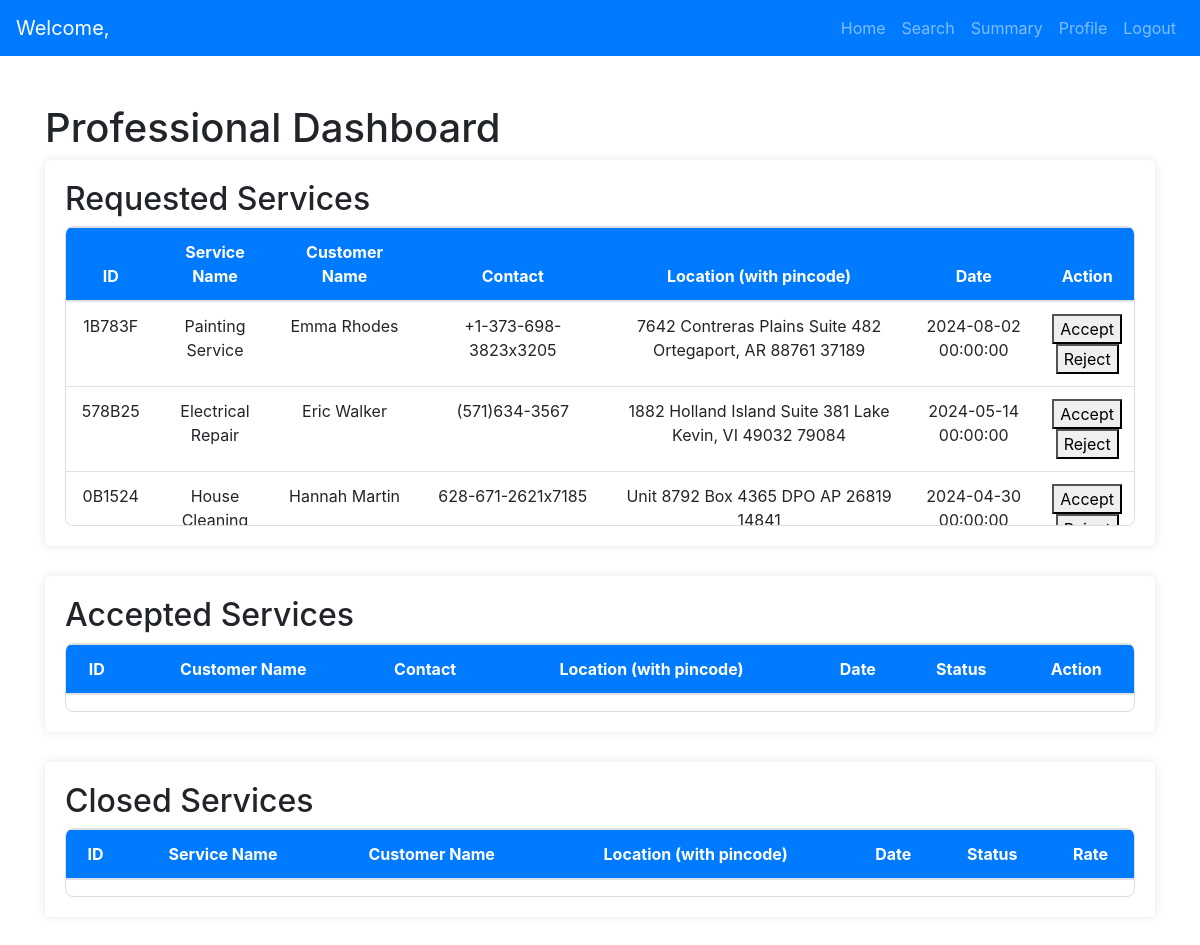
Page /professional_dashboard on the earlier database version.
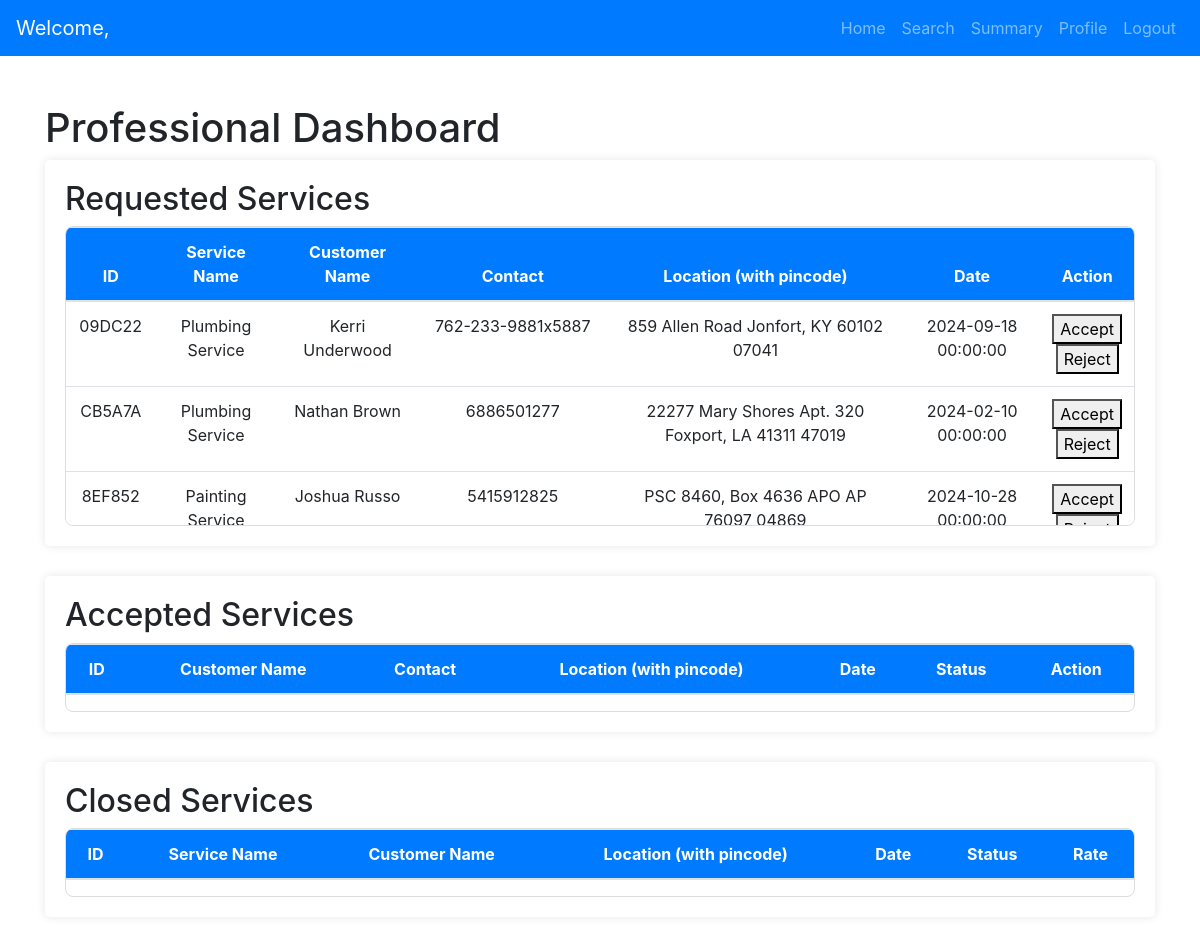
Same page on the later database version.
### models.py (models this page shows, shortened)
class Request(db.Model):
    __tablename__ = 'requests'
    id = db.Column(db.String(6), primary_key=True, default=generate_unique_id, unique=True)
    customer_id = db.Column(db.String(6), db.ForeignKey('customers.id'), nullable=False)
    professional_id = db.Column(db.String(6), db.ForeignKey('professionals.id'), nullable=True)
    service_id = db.Column(db.String(6), db.ForeignKey('services.id', ondelete="SET NULL"), nullable=True)
    status = db.Column(db.String(50), nullable=False)  # Pending, In Progress, Completed
    request_date = db.Column(db.DateTime, nullable=False)
    completion_date = db.Column(db.DateTime, nullable=True)
    rejected_by = db.Column(db.JSON, default=list)
    professional = db.relationship('Professional', backref='requests')
    service = db.relationship('Service', back_populates='requests')
    customer = db.relationship('Customer', backref='requests')

class Service(db.Model):
    __tablename__ = 'services'
    id = db.Column(db.String(6), primary_key=True, default=generate_unique_id, unique=True)
    service_name = db.Column(db.String(100), nullable=False)
    service_description = db.Column(db.Text, nullable=True)
    price = db.Column(db.Float, nullable=False)
    duration = db.Column(db.Float, nullable=True)  # Use Float if you need fractional hours # Add duration (only date) column
    requests = db.relationship('Request', back_populates='service', lazy=True, passive_deletes=True)

class User(db.Model):
    __tablename__ = 'users'
    id = db.Column(db.String(6), primary_key=True, default=generate_unique_id, unique=True)
    name = db.Column(db.String(150), nullable=False)
    email = db.Column(db.String(150), unique=True, nullable=False)
    _password = db.Column("password", db.String(500), nullable=False)
    address = db.Column(db.String(300), nullable=True)
    pincode = db.Column(db.String(10), nullable=True)
    phone_number = db.Column(db.String(15), nullable=True)
    role = db.Column(db.String(50), nullable=False)  # Customer or Professional
    __mapper_args__ = {
    'polymorphic_identity': 'user',
    'polymorphic_on': role,  # This allows loading unknown roles without crashing
    }
    @property
    def password(self):
        raise AttributeError("Password is not readable!")
    @password.setter
    def password(self, password):
        self._password = generate_password_hash(password, method="pbkdf2:sha256")

### app.py (the view)
@app.route('/professional_dashboard')
def professional_dashboard():
    professional_id = session.get('user_id')
    professional = db.session.get(Professional, professional_id)
    all_requested_services = Request.query.filter(
        Request.status == 'requested',
        Request.professional_id.is_(None)
    ).all()
    requested_services = [
        request for request in all_requested_services
        if professional_id not in (request.rejected_by or [])
    ]
    accepted_services = Request.query.filter(
        Request.professional_id == professional_id,
        Request.status.in_(['pending', 'in progress'])
    ).all()
    closed_services = Request.query.filter(
        Request.professional_id == professional_id,
        Request.status.in_(['review pending', 'closed'])
    ).all()
    print("DEBUG: Requested Services for Professional Dashboard:")
    for request in requested_services:
        print(f"Service ID: {request.id}, Status: {request.status}, Professional ID: {request.professional_id}")
    return render_template(
        'professional/professional_dashboard.html',
        professional=professional,
        requested_services=requested_services,
        accepted_services=accepted_services,
        closed_services=closed_services
    )

### templates/professional/professional_dashboard.html (shortened to what this page needs)
<!DOCTYPE html>
<html lang="en">
<head>
    <link href="https://stackpath.bootstrapcdn.com/bootstrap/4.5.2/css/bootstrap.min.css" rel="stylesheet">
</head>
<body>
    {% extends 'base.html' %}
    {% block navbar %}
        {% include 'navbars/professional_navbar.html' %}
    {% endblock %}
    {% block content %}
    <div class="container mt-5">
        <h1>Professional Dashboard</h1>
        <div class="container-box">
            <h2>Requested Services</h2>
            <div class="table-container">
                <table class="table table-hover">
                    <thead>
                        <tr>
                            <th>ID</th>
                            <th>Service Name</th>
                            <th>Customer Name</th>
                            <th>Contact</th>
                            <th>Location (with pincode)</th>
                            <th>Date</th>
                            <th>Action</th>
                        </tr>
                    </thead>
                    <tbody>
                        {% for request in requested_services %}
                        <tr>
                            <td>{{ request.id }}</td>
                            <td>{{ request.service.service_name }}</td>
                            <td>{{ request.customer.name }}</td>
                            <td>{{ request.customer.phone_number }}</td>
                            <td>{{ request.customer.address }} {{ request.customer.pincode }}</td>
                            <td>{{ request.request_date }}</td>
                            <td>
                                <form method="POST" action="{{ url_for('accept_service', id=request.id) }}">
                                    <button type="submit">Accept</button>
                                </form>
                                <form method="POST" action="{{ url_for('reject_service', id=request.id) }}" style="display:inline;">
                                    <button type="submit">Reject</button>
                                </form>
                            </td>
                        </tr>
                        {% endfor %}
                    </tbody>
                </table>
            </div>
        </div>
        <div class="container-box">
            <h2>Accepted Services</h2>
            <div class="table-container">
                <table class="table table-hover">
                    <thead>
                        <tr>
                            <th>ID</th>
                            <th>Customer Name</th>
                            <th>Contact</th>
                            <th>Location (with pincode)</th>
                            <th>Date</th>
                            <th>Status</th>
                            <th>Action</th>
                        </tr>
                    </thead>
                </table>
            </div>
        </div>
        <div class="container-box">
            <h2>Closed Services</h2>
            <div class="table-container">
                <table class="table table-hover">
                    <thead>
                        <tr>
                            <th>ID</th>
                            <th>Service Name</th>
                            <th>Customer Name</th>
                            <th>Location (with pincode)</th>
                            <th>Date</th>
                            <th>Status</th>
                            <th>Rate</th>
                        </tr>
                    </thead>
                </table>
            </div>
        </div>
    </div>
    {% endblock %}

Differences in the rows shown:
no longer on this page (row edited): Request: id "1B783F", service.service_name "Painting Service", customer.name "Emma Rhodes", customer.phone_number "+1-373-698-3823x3205", customer.address "7642 Contreras Plains Suite 482 Ortegaport, AR 88761", customer.pincode "37189", request_date "2024-08-02 00:00:00"
no longer on this page (row edited): Request: id "578B25", service.service_name "Electrical Repair", customer.name "Eric Walker", customer.phone_number "(571)634-3567", customer.address "1882 Holland Island Suite 381 Lake Kevin, VI 49032", customer.pincode "79084", request_date "2024-05-14 00:00:00"
removed Request: id "0B1524", service.service_name "House Cleaning", customer.name "Hannah Martin", customer.phone_number "628-671-2621x7185", customer.address "Unit 8792 Box 4365 DPO AP 26819", customer.pincode "14841", request_date "2024-04-30 00:00:00"
now on this page (row edited): Request: id "09DC22", service.service_name "Plumbing Service", customer.name "Kerri Underwood", customer.phone_number "762-233-9881x5887", customer.address "859 Allen Road Jonfort, KY 60102", customer.pincode "07041", request_date "2024-09-18 00:00:00"
now on this page (row edited): Request: id "CB5A7A", service.service_name "Plumbing Service", customer.name "Nathan Brown", customer.phone_number "6886501277", customer.address "22277 Mary Shores Apt. 320 Foxport, LA 41311", customer.pincode "47019", request_date "2024-02-10 00:00:00"
now on this page (row edited): Request: id "8EF852", service.service_name "Painting Service", customer.name "Joshua Russo", customer.phone_number "5415912825", customer.address "PSC 8460, Box 4636 APO AP 76097", customer.pincode "04869", request_date "2024-10-28 00:00:00"
